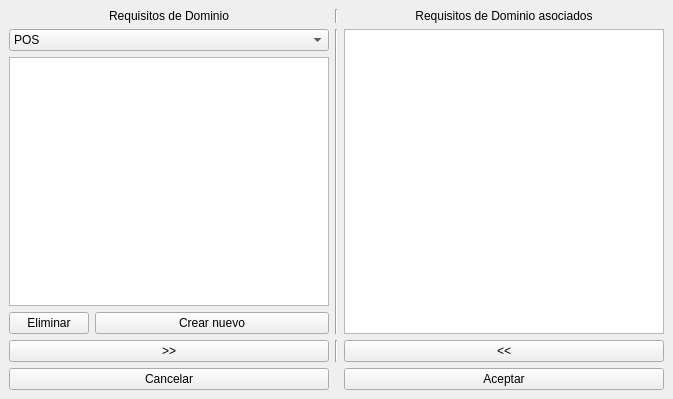
<?xml version="1.0" encoding="UTF-8"?>
<ui version="4.0">
 <class>RequisitosdeDominio</class>
 <widget class="QMainWindow" name="RequisitosdeDominio">
  <property name="geometry">
   <rect>
    <x>0</x>
    <y>0</y>
    <width>673</width>
    <height>399</height>
   </rect>
  </property>
  <property name="sizePolicy">
   <sizepolicy hsizetype="Minimum" vsizetype="Preferred">
    <horstretch>0</horstretch>
    <verstretch>0</verstretch>
   </sizepolicy>
  </property>
  <property name="windowTitle">
   <string>Requisitos de Dominio asociados a la Solución Especifica</string>
  </property>
  <property name="unifiedTitleAndToolBarOnMac">
   <bool>false</bool>
  </property>
  <widget class="QWidget" name="centralwidget">
   <layout class="QGridLayout" name="gridLayout">
    <item row="6" column="0">
     <widget class="QPushButton" name="pb_dominioAceptar">
      <property name="text">
       <string>&gt;&gt;</string>
      </property>
     </widget>
    </item>
    <item row="2" column="0">
     <layout class="QVBoxLayout" name="verticalLayout">
      <property name="sizeConstraint">
       <enum>QLayout::SetFixedSize</enum>
      </property>
      <item>
       <widget class="QComboBox" name="cb_dominios">
        <item>
         <property name="text">
          <string>POS</string>
         </property>
        </item>
       </widget>
      </item>
      <item>
       <widget class="QListWidget" name="lw_dominios"/>
      </item>
      <item>
       <layout class="QHBoxLayout" name="horizontalLayout">
        <item>
         <widget class="QPushButton" name="pb_eliminarDominio">
          <property name="sizePolicy">
           <sizepolicy hsizetype="Fixed" vsizetype="Fixed">
            <horstretch>0</horstretch>
            <verstretch>0</verstretch>
           </sizepolicy>
          </property>
          <property name="text">
           <string>Eliminar</string>
          </property>
          <property name="icon">
           <iconset theme="list-remove">
            <normaloff>.</normaloff>.</iconset>
          </property>
         </widget>
        </item>
        <item>
         <widget class="QPushButton" name="pb_crearDominio">
          <property name="text">
           <string>Crear nuevo</string>
          </property>
          <property name="icon">
           <iconset theme="list-add">
            <normaloff>.</normaloff>.</iconset>
          </property>
         </widget>
        </item>
       </layout>
      </item>
     </layout>
    </item>
    <item row="6" column="3">
     <widget class="QPushButton" name="pb_dominioQuitar">
      <property name="text">
       <string>&lt;&lt;</string>
      </property>
     </widget>
    </item>
    <item row="0" column="1">
     <widget class="Line" name="line_2">
      <property name="enabled">
       <bool>true</bool>
      </property>
      <property name="sizePolicy">
       <sizepolicy hsizetype="Minimum" vsizetype="Preferred">
        <horstretch>0</horstretch>
        <verstretch>0</verstretch>
       </sizepolicy>
      </property>
      <property name="orientation">
       <enum>Qt::Vertical</enum>
      </property>
     </widget>
    </item>
    <item row="6" column="1">
     <widget class="Line" name="line_5">
      <property name="enabled">
       <bool>true</bool>
      </property>
      <property name="sizePolicy">
       <sizepolicy hsizetype="Fixed" vsizetype="Ignored">
        <horstretch>0</horstretch>
        <verstretch>0</verstretch>
       </sizepolicy>
      </property>
      <property name="orientation">
       <enum>Qt::Vertical</enum>
      </property>
     </widget>
    </item>
    <item row="2" column="1">
     <widget class="Line" name="line_4">
      <property name="enabled">
       <bool>true</bool>
      </property>
      <property name="sizePolicy">
       <sizepolicy hsizetype="Ignored" vsizetype="Ignored">
        <horstretch>0</horstretch>
        <verstretch>0</verstretch>
       </sizepolicy>
      </property>
      <property name="orientation">
       <enum>Qt::Vertical</enum>
      </property>
     </widget>
    </item>
    <item row="7" column="0">
     <widget class="QPushButton" name="pb_cancelar">
      <property name="text">
       <string>Cancelar</string>
      </property>
     </widget>
    </item>
    <item row="7" column="3">
     <widget class="QPushButton" name="pb_aceptar">
      <property name="text">
       <string>Aceptar</string>
      </property>
     </widget>
    </item>
    <item row="0" column="3">
     <widget class="QLabel" name="lb_requisitosDominioAsociados">
      <property name="text">
       <string>Requisitos de Dominio asociados</string>
      </property>
      <property name="alignment">
       <set>Qt::AlignCenter</set>
      </property>
     </widget>
    </item>
    <item row="2" column="3">
     <widget class="QListWidget" name="lw_dominiosAsociados"/>
    </item>
    <item row="0" column="0">
     <widget class="QLabel" name="lb_requisitoDominio">
      <property name="text">
       <string>Requisitos de Dominio</string>
      </property>
      <property name="alignment">
       <set>Qt::AlignCenter</set>
      </property>
     </widget>
    </item>
   </layout>
  </widget>
 </widget>
 <resources/>
 <connections/>
</ui>
